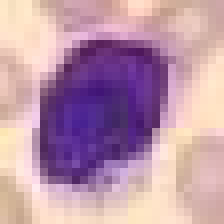
#> input picture dataset/bloodmnist/test/basophil/test_1382.png, 28 x 28 px (shown 8 times larger); its folder holds only this picture in this run
$ python denoise_dataset.py
#> lines starting #> are read from the running program, lines starting #| are printed output that depends on the picture
import os
import logging
from PIL import Image, ImageFilter
from tqdm import tqdm
from concurrent.futures import ThreadPoolExecutor

logging.basicConfig(level=logging.INFO, format="[%(asctime)s] [%(levelname)s] %(message)s")
logger = logging.getLogger(__name__)

SOURCE_DIR = "dataset/bloodmnist"
TARGET_DIR = "dataset_clean/bloodmnist"
NUM_WORKERS = os.cpu_count() or 4

def process_single_image(args: tuple) -> None:
    """
    Upscales and denoises a single image.
    args: (src_img_path, tgt_img_path)
    """
    src_img_path, tgt_img_path = args
    # 1. Open the raw 28x28 pixelated blob
    img = Image.open(src_img_path).convert('RGB')
#> img is the input picture: PIL image 28x28 RGB; mean R, G, B 188.5, 150.7, 169.4

    # 2. Upscale aggressively to 128x128 using high-quality BICUBIC interpolation
    img_large = img.resize((128, 128), resample=Image.Resampling.BICUBIC)
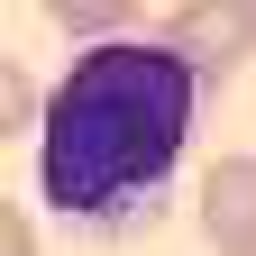
#> img_large: PIL image 128x128 RGB (shown 2 times larger); mean R, G, B 188.4, 150.7, 169.4

    # 3. Apply a slight smoothing (anti-aliasing/blur) to blend the interpolation
    img_smooth = img_large.filter(ImageFilter.GaussianBlur(radius=0.5))

    # 4. Save the new clean image
    img_smooth.save(tgt_img_path)

def upscale_and_denoise() -> None:
    """
    Iterates through the dataset and applies high-quality bicubic upscaling and
    defocus filtering to counter raw low-res pixelation, parallelized across CPU cores.
    """
    logger.info("Initializing physical dataset cleaning process via Multi-Threading...")

    if not os.path.exists(SOURCE_DIR):
        logger.error(f"Could not find {SOURCE_DIR}. Run download_and_extract.py first.")
        return

    # Gather tasks
    tasks = []
    for split in os.listdir(SOURCE_DIR):
        split_path = os.path.join(SOURCE_DIR, split)
        if not os.path.isdir(split_path): continue

        for class_name in os.listdir(split_path):
            class_path = os.path.join(split_path, class_name)
            if not os.path.isdir(class_path): continue

            target_class_path = os.path.join(TARGET_DIR, split, class_name)
            os.makedirs(target_class_path, exist_ok=True)

            for img_name in os.listdir(class_path):
                if not img_name.endswith('.png'): continue
                src_img_path = os.path.join(class_path, img_name)
                tgt_img_path = os.path.join(target_class_path, img_name)
                tasks.append((src_img_path, tgt_img_path))

    # Execute in parallel
    logger.info(f"Registered {len(tasks)} target images. Executing on {NUM_WORKERS} workers.")
    with ThreadPoolExecutor(max_workers=NUM_WORKERS) as executor:
        list(tqdm(executor.map(process_single_image, tasks), total=len(tasks), desc="Upscaling & Denoising"))
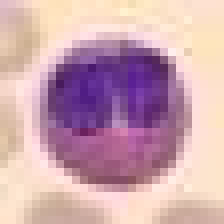
#> input picture dataset/bloodmnist/test/eosinophil/test_1250.png, 28 x 28 px (shown 8 times larger)
#> in process_single_image, img is the input picture: PIL image 28x28 RGB; mean R, G, B 204.2, 166, 175.4
#> in process_single_image (call 2), `img_large = img.resize((128, 128), resample=Image.Resampling.BICUBIC)`:
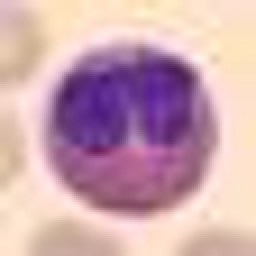
#> img_large: PIL image 128x128 RGB (shown 2 times larger); mean R, G, B 204.1, 166, 175.4

    logger.info(f"All images successfully upscaled and cleaned into '{TARGET_DIR}'.")

if __name__ == "__main__":
    upscale_and_denoise()
